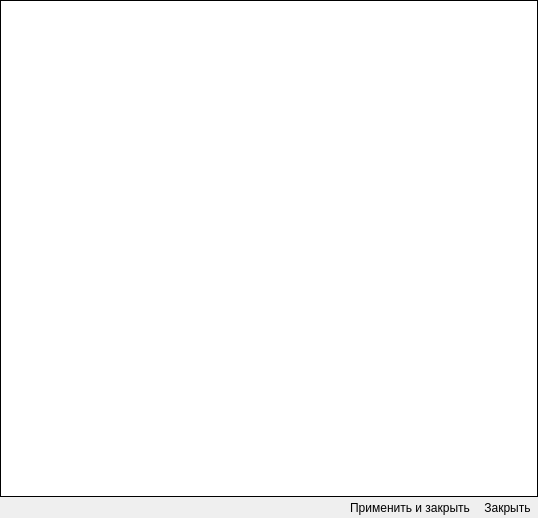
<?xml version="1.0" encoding="UTF-8"?>
<ui version="4.0">
 <class>StringListEditor</class>
 <widget class="QDialog" name="StringListEditor">
  <property name="geometry">
   <rect>
    <x>0</x>
    <y>0</y>
    <width>538</width>
    <height>518</height>
   </rect>
  </property>
  <property name="windowTitle">
   <string>Dialog</string>
  </property>
  <layout class="QVBoxLayout" name="verticalLayout">
   <property name="spacing">
    <number>0</number>
   </property>
   <property name="leftMargin">
    <number>0</number>
   </property>
   <property name="topMargin">
    <number>0</number>
   </property>
   <property name="rightMargin">
    <number>0</number>
   </property>
   <property name="bottomMargin">
    <number>0</number>
   </property>
   <item>
    <widget class="QTextEdit" name="textEdit">
     <property name="font">
      <font>
       <weight>75</weight>
       <bold>true</bold>
      </font>
     </property>
     <property name="contextMenuPolicy">
      <enum>Qt::DefaultContextMenu</enum>
     </property>
     <property name="frameShape">
      <enum>QFrame::Box</enum>
     </property>
     <property name="frameShadow">
      <enum>QFrame::Plain</enum>
     </property>
     <property name="lineWrapMode">
      <enum>QTextEdit::NoWrap</enum>
     </property>
    </widget>
   </item>
   <item>
    <layout class="QHBoxLayout" name="horizontalLayout">
     <item>
      <spacer name="horizontalSpacer">
       <property name="orientation">
        <enum>Qt::Horizontal</enum>
       </property>
       <property name="sizeHint" stdset="0">
        <size>
         <width>40</width>
         <height>20</height>
        </size>
       </property>
      </spacer>
     </item>
     <item>
      <widget class="QToolButton" name="applyButton">
       <property name="toolTip">
        <string>Применить и закрыть</string>
       </property>
       <property name="statusTip">
        <string>Применить и закрыть</string>
       </property>
       <property name="whatsThis">
        <string>Применить и закрыть</string>
       </property>
       <property name="text">
        <string>Применить и закрыть</string>
       </property>
       <property name="iconSize">
        <size>
         <width>36</width>
         <height>36</height>
        </size>
       </property>
       <property name="autoRaise">
        <bool>true</bool>
       </property>
      </widget>
     </item>
     <item>
      <widget class="QToolButton" name="closeButton">
       <property name="toolTip">
        <string>Закрыть</string>
       </property>
       <property name="statusTip">
        <string>Закрыть</string>
       </property>
       <property name="whatsThis">
        <string>Закрыть</string>
       </property>
       <property name="text">
        <string>Закрыть</string>
       </property>
       <property name="iconSize">
        <size>
         <width>36</width>
         <height>36</height>
        </size>
       </property>
       <property name="autoRaise">
        <bool>true</bool>
       </property>
      </widget>
     </item>
    </layout>
   </item>
  </layout>
 </widget>
 <resources/>
 <connections/>
</ui>
